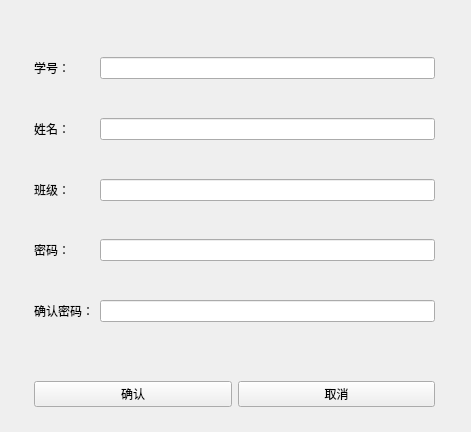
<?xml version="1.0" encoding="UTF-8"?>
<ui version="4.0">
 <class>Formregister</class>
 <widget class="QWidget" name="Formregister">
  <property name="geometry">
   <rect>
    <x>0</x>
    <y>0</y>
    <width>471</width>
    <height>432</height>
   </rect>
  </property>
  <property name="windowTitle">
   <string>Form</string>
  </property>
  <widget class="QWidget" name="">
   <property name="geometry">
    <rect>
     <x>34</x>
     <y>24</y>
     <width>401</width>
     <height>331</height>
    </rect>
   </property>
   <layout class="QGridLayout" name="gridLayout">
    <item row="4" column="1">
     <spacer name="verticalSpacer_2">
      <property name="orientation">
       <enum>Qt::Vertical</enum>
      </property>
      <property name="sizeHint" stdset="0">
       <size>
        <width>20</width>
        <height>40</height>
       </size>
      </property>
     </spacer>
    </item>
    <item row="2" column="1">
     <spacer name="verticalSpacer">
      <property name="orientation">
       <enum>Qt::Vertical</enum>
      </property>
      <property name="sizeHint" stdset="0">
       <size>
        <width>20</width>
        <height>40</height>
       </size>
      </property>
     </spacer>
    </item>
    <item row="6" column="1">
     <spacer name="verticalSpacer_3">
      <property name="orientation">
       <enum>Qt::Vertical</enum>
      </property>
      <property name="sizeHint" stdset="0">
       <size>
        <width>20</width>
        <height>40</height>
       </size>
      </property>
     </spacer>
    </item>
    <item row="8" column="1">
     <spacer name="verticalSpacer_4">
      <property name="orientation">
       <enum>Qt::Vertical</enum>
      </property>
      <property name="sizeHint" stdset="0">
       <size>
        <width>20</width>
        <height>40</height>
       </size>
      </property>
     </spacer>
    </item>
    <item row="9" column="0">
     <widget class="QLabel" name="label_pwd2">
      <property name="text">
       <string>确认密码：</string>
      </property>
     </widget>
    </item>
    <item row="5" column="0">
     <widget class="QLabel" name="label_class">
      <property name="text">
       <string>班级：</string>
      </property>
     </widget>
    </item>
    <item row="7" column="0">
     <widget class="QLabel" name="label_pwd">
      <property name="text">
       <string>密码：</string>
      </property>
     </widget>
    </item>
    <item row="1" column="0">
     <widget class="QLabel" name="label_sno">
      <property name="text">
       <string>学号： </string>
      </property>
     </widget>
    </item>
    <item row="7" column="1">
     <widget class="QLineEdit" name="lineEdit_pwd"/>
    </item>
    <item row="3" column="1">
     <widget class="QLineEdit" name="lineEdit_sname"/>
    </item>
    <item row="5" column="1">
     <widget class="QLineEdit" name="lineEdit_class"/>
    </item>
    <item row="1" column="1">
     <widget class="QLineEdit" name="lineEdit_sno"/>
    </item>
    <item row="9" column="1">
     <widget class="QLineEdit" name="lineEdit_pwd2"/>
    </item>
    <item row="3" column="0">
     <widget class="QLabel" name="label_sname">
      <property name="text">
       <string>姓名：</string>
      </property>
     </widget>
    </item>
    <item row="0" column="1">
     <spacer name="verticalSpacer_5">
      <property name="orientation">
       <enum>Qt::Vertical</enum>
      </property>
      <property name="sizeHint" stdset="0">
       <size>
        <width>20</width>
        <height>40</height>
       </size>
      </property>
     </spacer>
    </item>
    <item row="10" column="1">
     <spacer name="verticalSpacer_6">
      <property name="orientation">
       <enum>Qt::Vertical</enum>
      </property>
      <property name="sizeHint" stdset="0">
       <size>
        <width>20</width>
        <height>40</height>
       </size>
      </property>
     </spacer>
    </item>
   </layout>
  </widget>
  <widget class="QWidget" name="">
   <property name="geometry">
    <rect>
     <x>34</x>
     <y>369</y>
     <width>401</width>
     <height>51</height>
    </rect>
   </property>
   <layout class="QHBoxLayout" name="horizontalLayout">
    <item>
     <widget class="QPushButton" name="pushButton_yes">
      <property name="text">
       <string>确认</string>
      </property>
     </widget>
    </item>
    <item>
     <widget class="QPushButton" name="pushButton_no">
      <property name="text">
       <string>取消</string>
      </property>
     </widget>
    </item>
   </layout>
  </widget>
 </widget>
 <resources/>
 <connections/>
</ui>
